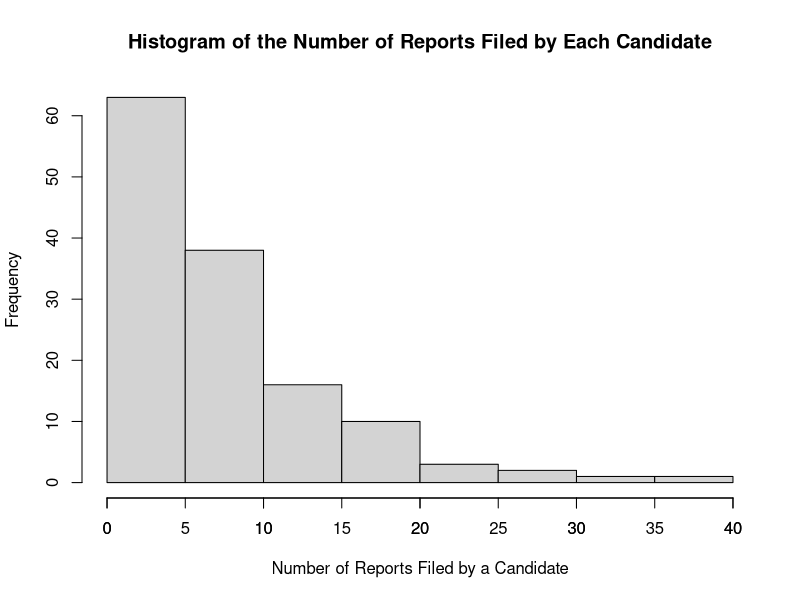
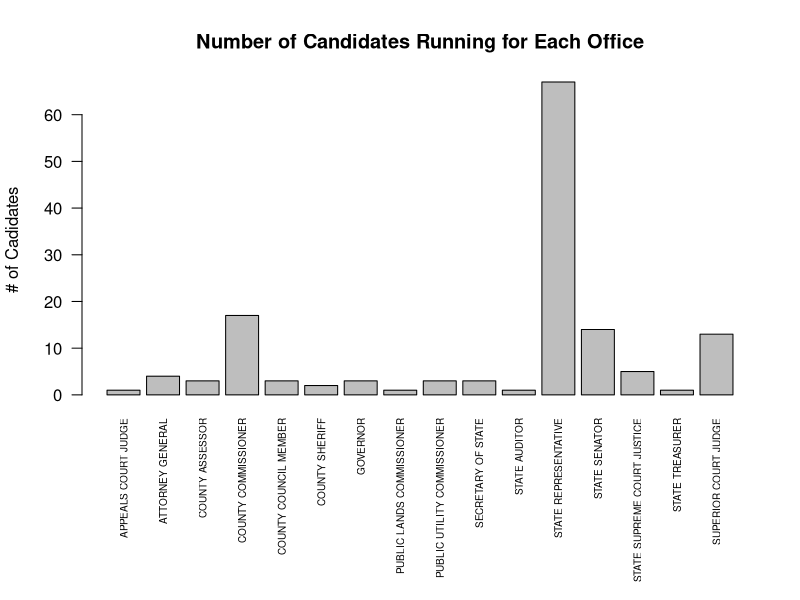
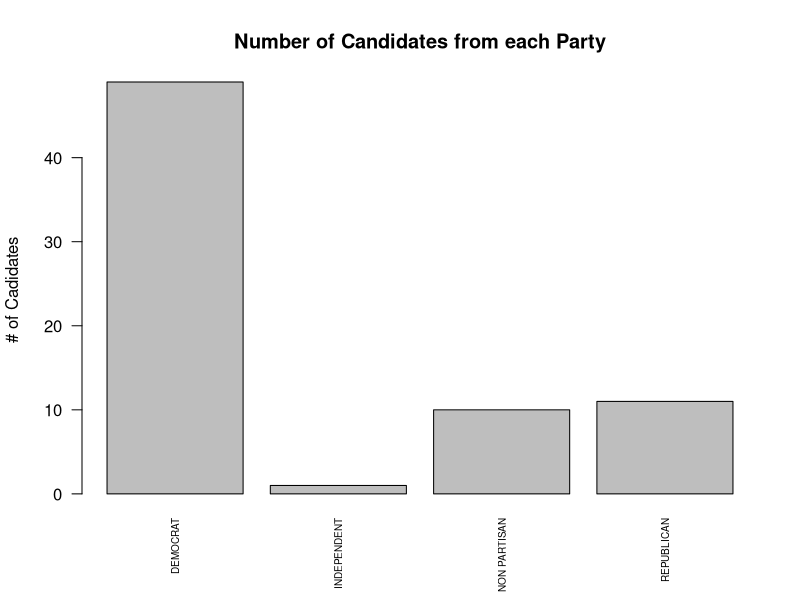
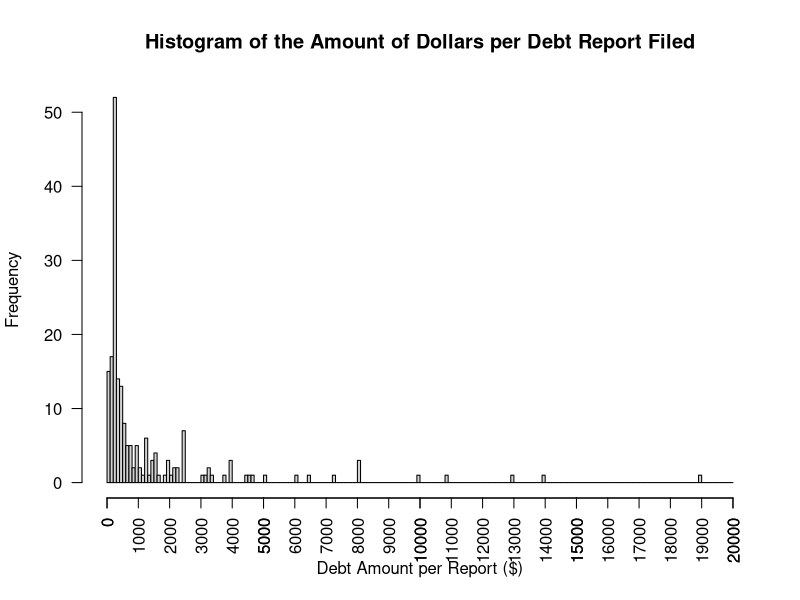
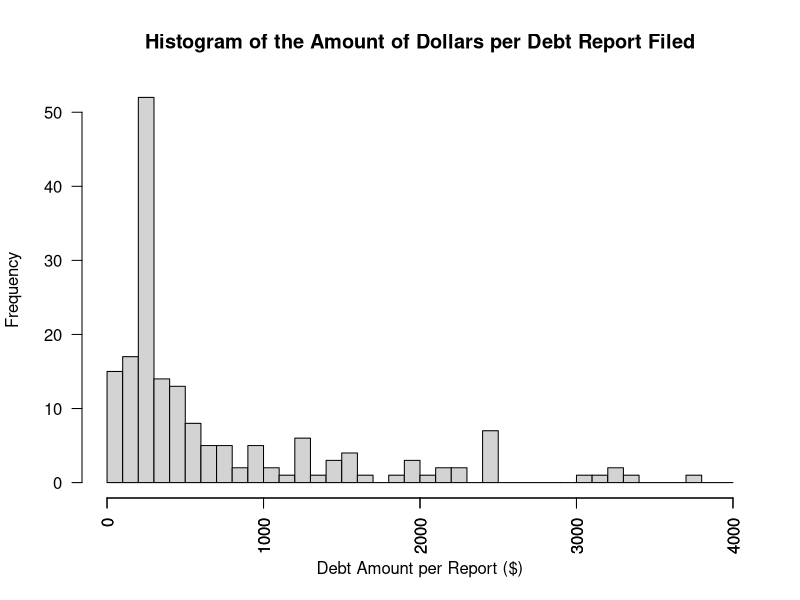
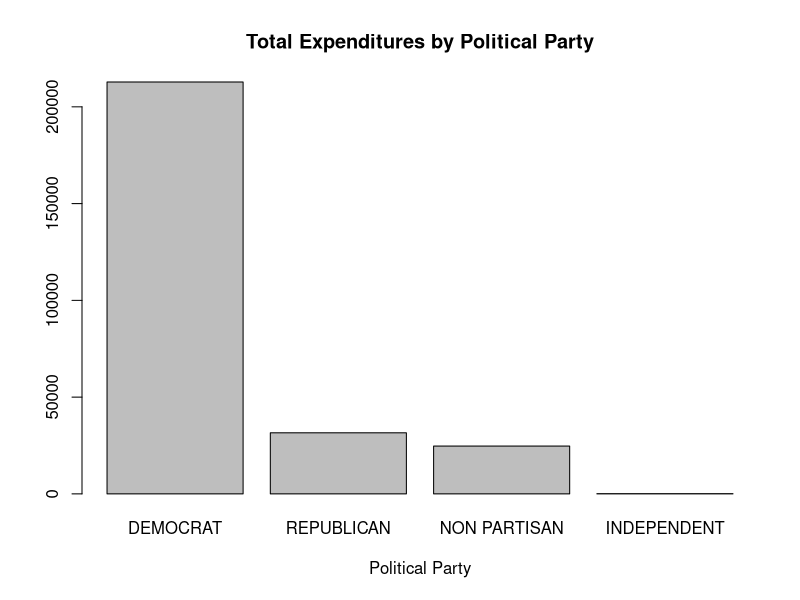
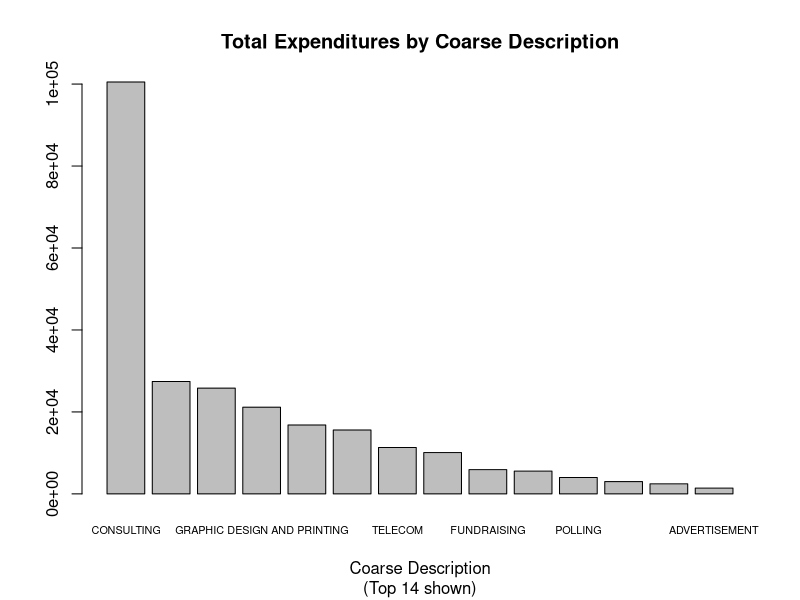
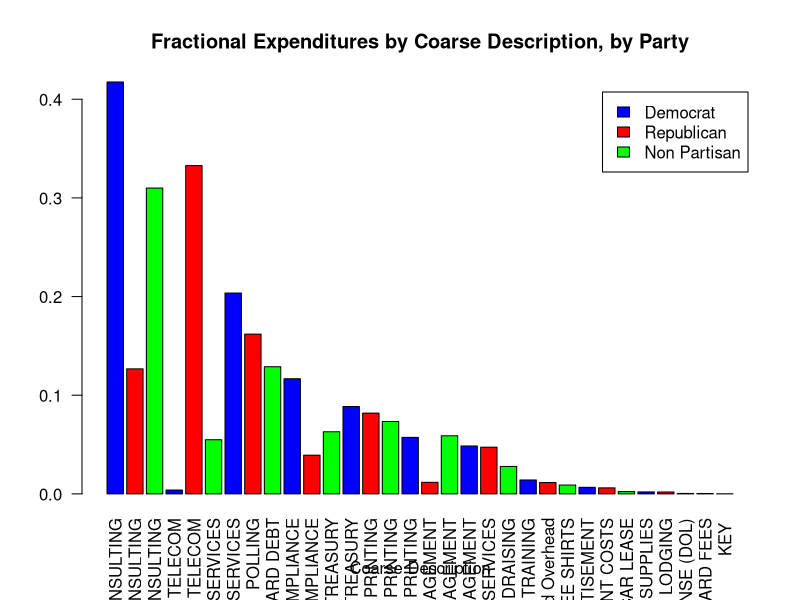

Write R code to recreate these figures, in order.
## ---- chunk 1
knitr::opts_chunk$set(echo = TRUE)
## ---- chunk 2
DebtRaw = read.csv("../dataset/CandidateDebt.csv", na.strings='#N/A')
## ---- chunk 3
str(DebtRaw[1:4,])
## ---- chunk 4
DebtShifted = DebtRaw
colnames(DebtShifted) <- c(colnames(DebtRaw)[1:9],
                           'DUMMY',
                           colnames(DebtRaw)[10:(ncol(DebtRaw)-1)])
str(DebtShifted[1:4,])
## ---- chunk 5
# Split off left table
DebtLeft = DebtShifted[, seq(9)]

# Split off right table
DebtRight = DebtShifted[, seq(10, ncol(DebtRaw))]

# Rename DUMMY to office
colnames(DebtRight)[[1]] <- "office"

# Keep cases with at least one non-NA entry
DebtRightValid <- DebtRight[rowSums(!is.na(DebtRight)) > 0,]

# Drop duplicates
Debt <- unique(DebtRightValid)
## ---- chunk 6
# Find number of unique reportnumbers
length(unique(DebtLeft$reportnumber))
# Find number of unique cadidate names
length(unique(DebtLeft$filername))
## ---- chunk 7
# Find the number of reports filed by each candidate
RepPerCan <- aggregate(reportnumber ~ filername, DebtLeft, length)
colnames(RepPerCan)[2] <- "NumOfReports"
# Summarize data
summary(RepPerCan$NumOfReports)
## ---- chunk 8
# Show top 5 candidates that filed the most reports
head(RepPerCan[order(RepPerCan$NumOfReports, decreasing = TRUE),],5)
## ---- chunk 9
# How many candidates filed only 1 report?
length(which(RepPerCan$NumOfReports == 1))
## ---- chunk 10
# Show histogram showing distribution of the number of reports filed by each candidate.
hist(RepPerCan$NumOfReports, main = "Histogram of the Number of Reports Filed by Each Candidate",
     xlab = "Number of Reports Filed by a Candidate")
axis(1, at = seq(0,40, by = 5))
## ---- chunk 11
# Remove reportnumber and keep unique rows
Office <- unique(DebtLeft[-1])
# Find length of rows.
length(Office$filerid)
## ---- chunk 12
# Show exmaple of duplicate candidate.
Office[Office$filername == "FROCKT DAVID S",]
## ---- chunk 13
# Create Dataframe showing the number of candidates running for each office
OfficePopularity <- aggregate(filername ~ office, Office, length)
colnames(OfficePopularity)[2] <- "N"

# Show barplot of results
op <- par(mar = c(10,4,4,2) + 0.1)
barplot(OfficePopularity$N, main = "Number of Candidates Running for Each Office", ylab = "# of Cadidates",
      names.arg=OfficePopularity$office, las = 2, cex.names=0.6)
par(op)
## ---- chunk 14
# Only keep Office2, legislativedictrict, position, party, jurisdiction and find unique rows
DebtUnique <- unique(Debt[1:5])
# 
PartyCount <- aggregate(jurisdiction ~ party, DebtUnique, length)
colnames(PartyCount)[2] <- "N"
#
op <- par(mar = c(5,4,4,2) + 0.1)
barplot(PartyCount$N, main = "Number of Candidates from each Party", ylab = "# of Cadidates",
      names.arg=PartyCount$party, las = 2, cex.names=0.6)
par(op)
## ---- chunk 15
summary(Debt$amount)
## ---- chunk 16
hist(Debt$amount, breaks = seq(0, 20000, by = 100) , main = "Histogram of the Amount of Dollars per Debt Report Filed",
     xlab = "Debt Amount per Report ($)", las = 2)
axis(1, at = seq(0, 20000, by = 1000), las = 2)
## ---- chunk 17
filteredAmount <- Debt[(Debt$amount < 4000),]
hist(filteredAmount$amount, breaks = seq(0, 4000, by = 100) , main = "Histogram of the Amount of Dollars per Debt Report Filed",
     xlab = "Debt Amount per Report ($)", las = 2)
axis(1, at = seq(0, 4000, by = 1000), las = 2)
## ---- chunk 18

# sum amount by party
amountbyparty <-aggregate(Debt['amount'], by=list(party=Debt$party), FUN=sum)

#format method, which is necessary for formating in a data.frame   
format.money  <- function(x, ...) {
  paste0("$", formatC(as.numeric(x), format="f", digits=2, big.mark=","))
}
class(amountbyparty$amount) <- c("money",class(amountbyparty$amount))


# sort the list descending, create pareto
amountbyparty <- amountbyparty[order(amountbyparty$amount, decreasing=TRUE),]

# bar plot tutorial https://www.statmethods.net/graphs/bar.html
barplot(amountbyparty$amount, main="Total Expenditures by Political Party", 
  	xlab="Political Party",
  	names.arg=amountbyparty$party,
  	cex.names=1)

## ---- chunk 19
desc_to_coarsedesc = read.csv("../dataset/description_to_coarsedescription.csv", na.strings='#N/A')
# we need to merge coarsedescription into Debt by description
Debt2=merge(Debt,desc_to_coarsedesc[c('description','coarsedescription')])

# Put 0 for position when there is no value
Debt2$position[is.na(Debt2$position)] <- 0
Debt2$legislativedistrict[is.na(Debt2$legislativedistrict)] <- 0

# sum amount by coarsedescription
amountbycoarsedesc <-aggregate(Debt2['amount'], by=list(coarsedescription=Debt2$coarsedescription), FUN=sum)

#format method, which is necessary for formating in a data.frame   
format.money  <- function(x, ...) {
  paste0("$", formatC(as.numeric(x), format="f", digits=2, big.mark=","))
}
class(amountbycoarsedesc$amount) <- c("money",class(amountbycoarsedesc$amount))


# sort the list descending, create pareto
amountbycoarsedesc <- amountbycoarsedesc[order(amountbycoarsedesc$amount, decreasing=TRUE),]
#print(amountbycoarsedesc)

nbars=14
topn=amountbycoarsedesc[1:nbars,]
?barplot
# bar plot tutorial https://www.statmethods.net/graphs/bar.html
barplot(topn$amount, main="Total Expenditures by Coarse Description",
        sub=paste(c("(Top", nbars, "shown)"), collapse = " "),
  	xlab="Coarse Description",
  	names.arg=topn$coarsedescription,
  	cex.names=0.65)

# Maybe I should make a function for bar charts, since I will be making many of them.

## ---- chunk 20

# Rename "subject" column to "N"
names(amountbyparty)[names(amountbyparty)=="amount"] <- "totalamountbyparty"

#rollup debt2 by coarsedesc and party
expense_by_coarsedesc_by_party <-aggregate(Debt2['amount'],                                         by=list(coarsedescription=Debt2$coarsedescription, party=Debt2$party), FUN=sum)


#merge totalamount into expense_by_coarsedesc_by_party
frac_by_coarsedesc_by_party <- merge(expense_by_coarsedesc_by_party,amountbyparty)
# compute fraction
frac_by_coarsedesc_by_party$fractionofpartytotal <- frac_by_coarsedesc_by_party$amount / frac_by_coarsedesc_by_party$totalamountbyparty

# drop independents
frac_by_coarsedesc_by_party <- frac_by_coarsedesc_by_party[frac_by_coarsedesc_by_party$party != "INDEPENDENT", ]

# get max frac by coarsedescription (across parties)
maxfrac_by_coarsedesc <-aggregate(frac_by_coarsedesc_by_party['fractionofpartytotal'],
                                           by=list(coarsedescription=frac_by_coarsedesc_by_party$coarsedescription), FUN=max)

# Rename "fractionofpartytotal" column to "maxfracofpartytotal"
names(maxfrac_by_coarsedesc)[names(maxfrac_by_coarsedesc)=="fractionofpartytotal"] <- "maxfracofpartytotal"

#merge maxfrac into frac_by_coarsedesc_by_party
frac_by_coarsedesc_by_party2=merge(frac_by_coarsedesc_by_party,maxfrac_by_coarsedesc)


# assign part number to put nonpartisan last
frac_by_coarsedesc_by_party2$partynumber<-ifelse(frac_by_coarsedesc_by_party2$party=="DEMOCRAT",1,
		ifelse(frac_by_coarsedesc_by_party2$party=="REPUBLICAN",2,3
		))

#Now, sort the df by maxfracofpartytotal desc, then by partynumber
frac_by_coarsedesc_by_party2 <- frac_by_coarsedesc_by_party2[order(-frac_by_coarsedesc_by_party2$maxfracofpartytotal,
                                                                   frac_by_coarsedesc_by_party2$partynumber),]

# Now we can finally make a grouped pareto!
frac_by_coarsedesc_by_party2$barlabels <- ""
frac_by_coarsedesc_by_party2$barlabels <- frac_by_coarsedesc_by_party2$barlabels <-

  
# Trick Make labels which are non blank only when row mod 3 =2
x<-1:nrow(frac_by_coarsedesc_by_party2)
y <- x%%3==2

cd=frac_by_coarsedesc_by_party2$coarsedescription
frac_by_coarsedesc_by_party2$barlabels <- with(frac_by_coarsedesc_by_party2, ifelse(y,cd,"" ) )

cd <- frac_by_coarsedesc_by_party2$coarsedescription
frac_by_coarsedesc_by_party2$barlabels <- ifelse(y,frac_by_coarsedesc_by_party2$coarsedescription,"" )


# now make a sidebyside bar chart
barplot(frac_by_coarsedesc_by_party2$fractionofpartytotal, main="Fractional Expenditures by Coarse Description, by Party",
        xlab="Coarse Description", col=c("blue","red","green"),
        legend = c("Democrat","Republican","Non Partisan"), beside=TRUE, names.arg=frac_by_coarsedesc_by_party2$coarsedescription, las=2)

## ---- chunk 21
# get sum of amount by DUMMY
#sumbyoffice <- aggregate(Debt2['amount'],
#by=list(office=Debt2$DUMMY), FUN=sum)

# get sum(amount) and n rows by unique value of DUMMY, legislativedistrict, position, and party,
# and jurisdictiontype (in case I summarize by that later).
sumbycand <- aggregate(Debt2['amount'],
by=list(office=Debt2$office, legislativedistrict=Debt2$legislativedistrict, position=Debt2$position, party=Debt2$party, jurisdictiontype=Debt2$jurisdictiontype), FUN=sum)


# now sum the amounts in sumbycand and count rows by office
sumbyoffice <- aggregate(sumbycand['amount'], by=list(office=sumbycand$office), FUN=sum)
countbyoffice <- aggregate(sumbycand['position'], by=list(office=sumbycand$office), FUN=length)

# Rename cols
names(sumbyoffice)[names(sumbyoffice)=="amount"] <- "totalamount"
names(countbyoffice)[names(countbyoffice)=="position"] <- "ncandidates"

# merge the sum and count data
amountperjob <- merge(sumbyoffice,countbyoffice)
amountperjob$mean_amount <- amountperjob$totalamount / amountperjob$ncandidates

# sort by mean_amount desc
# sort the list descending, create pareto
amountperjob <- amountperjob[order(amountperjob$mean_amount, decreasing=TRUE),]

# bar plot tutorial https://www.statmethods.net/graphs/bar.html
barplot(amountperjob$mean_amount, main="Expenditure per Candidate by Office", 
  	xlab="Office",
  	names.arg=amountperjob$office,
  	cex.names=1, las=2)


## ---- chunk 22

?boxplot
# Expenditure amounts by jurisdictiontype
boxplot(amount~jurisdictiontype,data=Debt2, main="Transaction Dollar Amounts by Jurisdiction Type", 
  	xlab="Jurisdiction Type", ylab="Amount in Dollars", varwidth=T)

## ---- chunk 23
# Time component

## ---- chunk 24
# Time component

# Copy Debt2 to Debt3
Debt3 <- Debt2

# Create dummy variable, TREASURY
Debt3$Treasury<-ifelse(Debt3$coarsedescription=="TREASURY",1,0)


" HERE I AM END OF EVENING 24MAY2018.  I would like to 
know how to perform multiple aggregations on multiple variables in R.

I have thrudate, amount, and Treasury.  I need sum, count, and mean of amount and mean of Treasury by thrudate

"

# Now get sum, count, and mean of amount and mean of Treasury by thrudate
#timestats=aggregate(Debt3$amount, function(x) {
# c(sum=sum(x), count=length(x), mean=mean(x))}, by=list(thrudate=Debt3$thrudate))

#timestats <- aggregate(. ~thrudate, data = Debt3[c("thrudate", "amount")], FUN = function(x) c(sm=sum(x), ave = #mean(x), n = length(x) ) )



# sum amount by party
#amountbyparty <-aggregate(Debt['amount'], by=list(party=Debt$party), FUN=sum)




#merge(aggregate(z~y, data[data$x==1,], function(x) {
# c(mean=mean(x, na.rm=TRUE), quantile(x, na.rm=TRUE))
#}), list(y=unique(data$y)), all=TRUE)

#plot(duration, waiting,            # plot the variables 
#+   xlab="Eruption duration",        # x−axis label 
#+   ylab="Time waited")              # y−axis label

## ---- chunk 25
party_jurtype_sum <- aggregate(Debt['amount'],
                                  by=list(party=Debt$party,
                                          jurisdictiontype=Debt$jurisdictiontype),
                                  FUN=sum)

# Order by total spending
xtab_sum <- xtabs(amount ~ jurisdictiontype + party, data=party_jurtype_sum)
xtab_sum <- xtab_sum[,order(colSums(xtab_sum), decreasing = TRUE)]

xtab_sum_mat <- data.matrix(xtab_sum)
barplot(xtab_sum_mat,
        beside = TRUE,
        legend.text = rownames(xtab_sum_mat),
        main = "Total party debt across jurisdiction types",
        xlab = "party",
        ylab = "total debt amount")
